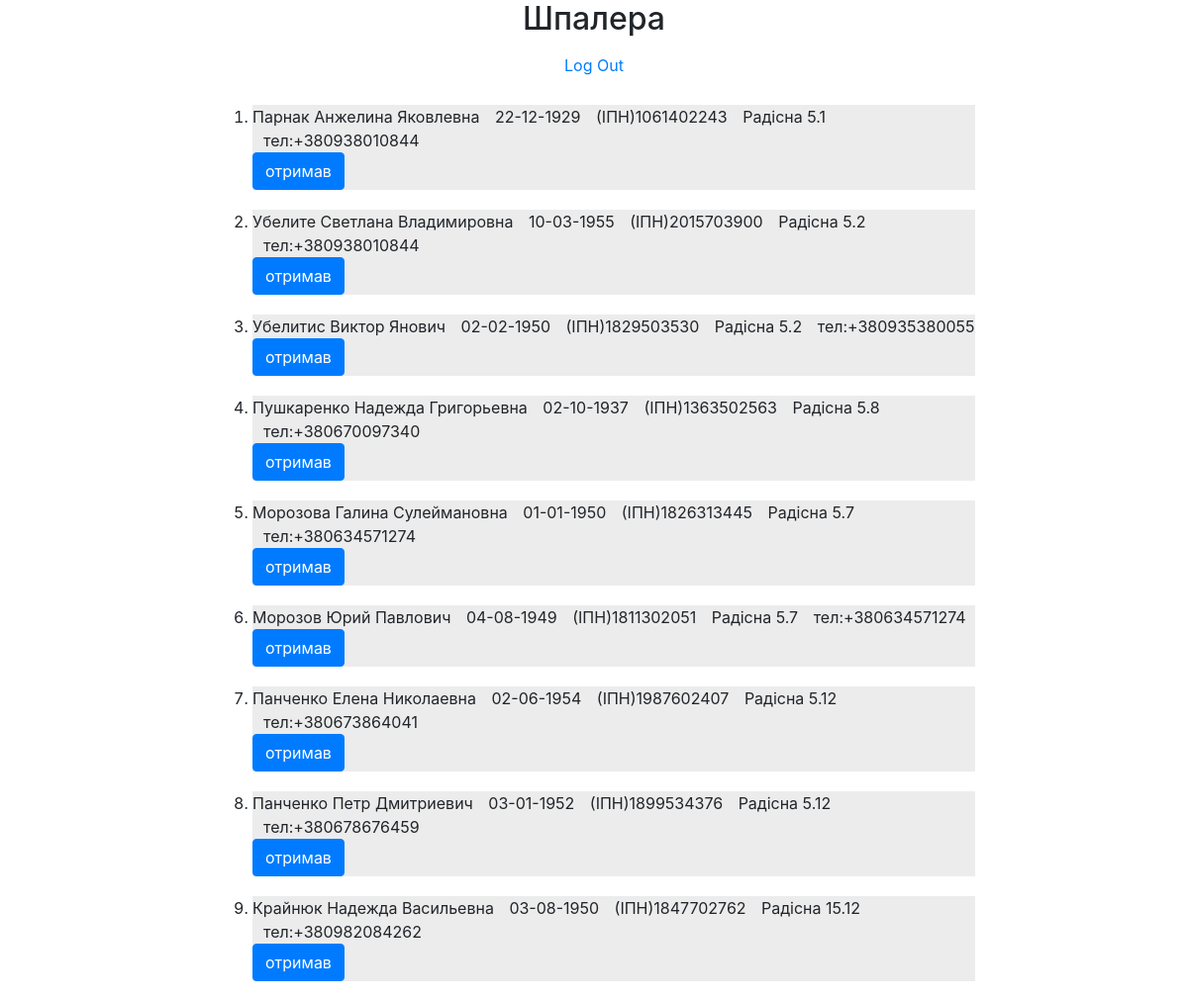
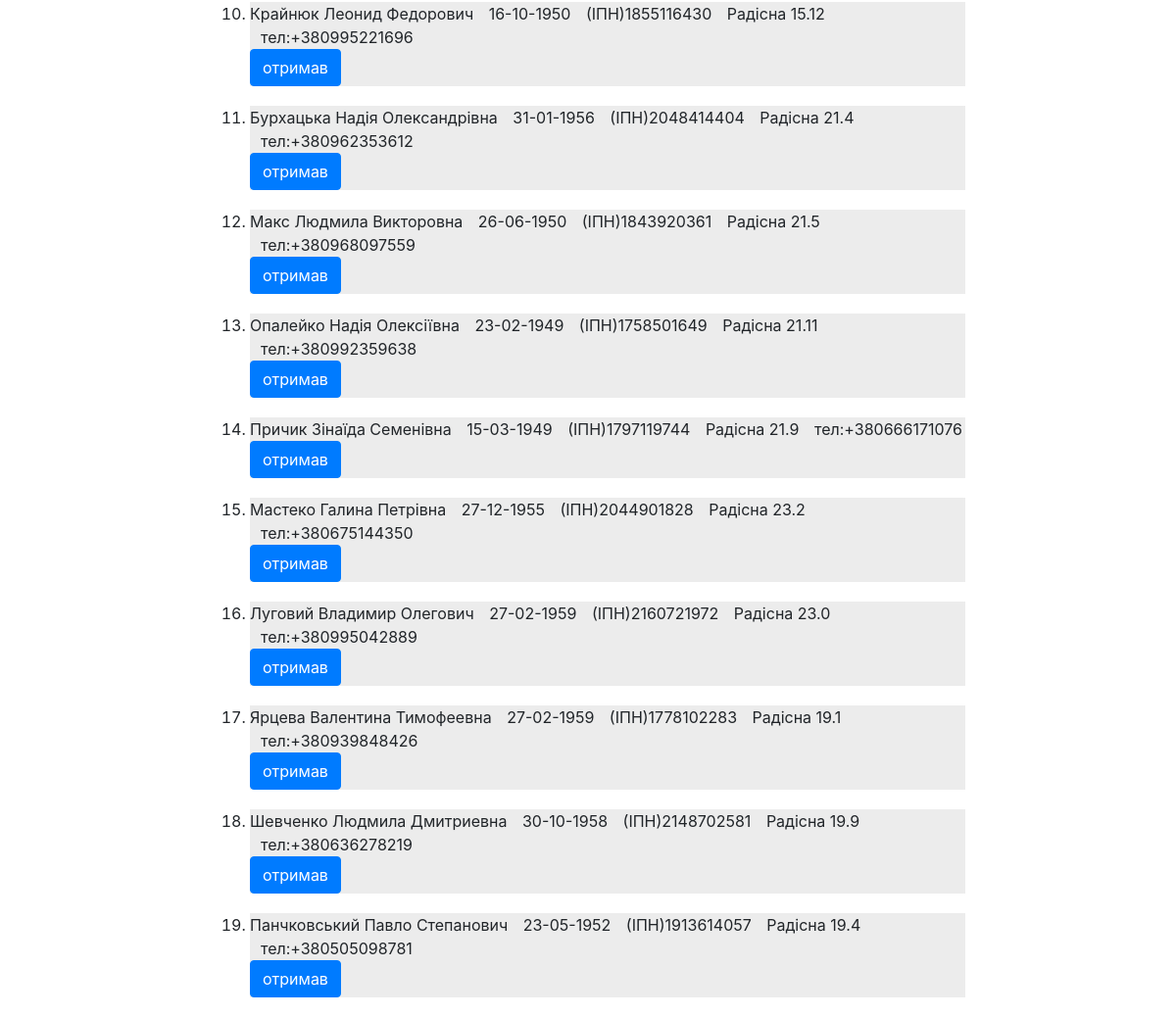
Screenshot of / (signed in) with the database file from the repository (2 pictures, top to bottom).
### radisna/models.py (models this page shows)
class User(AbstractUser):
    home = models.PositiveIntegerField()
    patronymic = models.CharField(max_length=24)
    apartment = models.PositiveIntegerField()
    phone = models.CharField(max_length=10)
    invalid = models.CharField(max_length=20, blank=True)
    pension = models.CharField(max_length=30, blank=True)
    many_children = models.CharField(max_length=20, blank=True)
    street = models.ForeignKey(Streets, on_delete=models.CASCADE, related_name="user_street")
    helps = models.ManyToManyField(Helps, blank=True, related_name="helpmy")
    date_birth = models.DateField(null=True, blank=True)
    home_index = models.CharField(max_length=1, blank=True, null=True,
                                  choices=[('а', "а"), ('б', "б"), ('в', "в"), ('г', "г")])
    apartment_index = models.CharField(max_length=1, blank=True, null=True,
                                       choices=[('а', "а"), ('б', "б"), ('в', "в"), ('г', "г")])

class Streets(models.Model):
    street = models.CharField(max_length=64)
    def __str__(self):
        return f"{self.street.title()} "

### radisna/views.py (the view)
# urls.py: path("", views.index, name="index"),
def index(request):
    if request.user.is_authenticated:
        if request.user.is_superuser:
            return render(request, "radisna/listing.html", {"users": User.objects.filter(helps__Check=True)})
        else:
            return HttpResponseRedirect(reverse("helpme"))
    else:
        if request.method == "POST":
            if request.POST["I_gree"]:
                return HttpResponseRedirect(reverse("register"))
        else:
            return render(request, "radisna/index.html")

### radisna/templates/radisna/listing.html (shortened to what this page needs)
{% extends "radisna/layout.html" %}
{% load static %}
{% block body %}
<main>
    <div class="container" style="max-width: 800px;">
        <h2>Шпалера</h2> <a class="nav-link" href="{% url 'logout' %}">Log Out</a>
         {%if not users %}
            <h5>Ще ніхто не заявив про допомогу</h5>
        {%else%}
        <ol style="text-align: left">
            {% for user in users%}
            <li style="background-color: rgba(192,192,192,0.3); margin: 20px 0px 20px 0px">{{user.last_name}} {{user.first_name}}
                {{user.patronymic}}
                <div class="tab">
                    <nobr>{{user.date_birth|date:"d-m-Y"}}</nobr>
                </div>
                <div class="tab">(ІПН){{user.username}}</div>
                <div class="tab">
                    <nobr>{{user.street}}{{user.home}}.{{user.apartment}}</nobr>
                </div>
                <div class="tab">тел:+38{{user.phone}}</div>
                <form action="{% url 'check' %}" method="post" >
                <input class="btn btn-primary" type="submit" value="отримав">
                </form>
            </li>
            {%endfor%}
        </ol>
 {%endif%}
            </div>
</main>
{% endblock %}

### radisna/static/radisna/css/styles.css (style rules this page uses)
div.tab { display: inline; margin-left: 11px; }

### rows the page displays
User: last_name "Парнак", first_name "Анжелина", patronymic "Яковлевна", date_birth "22-12-1929", username "1061402243", street "Радісна", home "5", apartment "1", phone "0938010844"
User: last_name "Убелите", first_name "Светлана", patronymic "Владимировна", date_birth "10-03-1955", username "2015703900", street "Радісна", home "5", apartment "2", phone "0938010844"
User: last_name "Убелитис", first_name "Виктор", patronymic "Янович", date_birth "02-02-1950", username "1829503530", street "Радісна", home "5", apartment "2", phone "0935380055"
User: last_name "Пушкаренко", first_name "Надежда", patronymic "Григорьевна", date_birth "02-10-1937", username "1363502563", street "Радісна", home "5", apartment "8", phone "0670097340"
User: last_name "Морозова", first_name "Галина", patronymic "Сулеймановна", date_birth "01-01-1950", username "1826313445", street "Радісна", home "5", apartment "7", phone "0634571274"
User: last_name "Морозов", first_name "Юрий", patronymic "Павлович", date_birth "04-08-1949", username "1811302051", street "Радісна", home "5", apartment "7", phone "0634571274"
User: last_name "Панченко", first_name "Елена", patronymic "Николаевна", date_birth "02-06-1954", username "1987602407", street "Радісна", home "5", apartment "12", phone "0673864041"
User: last_name "Панченко", first_name "Петр", patronymic "Дмитриевич", date_birth "03-01-1952", username "1899534376", street "Радісна", home "5", apartment "12", phone "0678676459"
User: last_name "Крайнюк", first_name "Надежда", patronymic "Васильевна", date_birth "03-08-1950", username "1847702762", street "Радісна", home "15", apartment "12", phone "0982084262"
User: last_name "Крайнюк", first_name "Леонид", patronymic "Федорович", date_birth "16-10-1950", username "1855116430", street "Радісна", home "15", apartment "12", phone "0995221696"
User: last_name "Бурхацька", first_name "Надія", patronymic "Олександрівна", date_birth "31-01-1956", username "2048414404", street "Радісна", home "21", apartment "4", phone "0962353612"
User: last_name "Макс", first_name "Людмила", patronymic "Викторовна", date_birth "26-06-1950", username "1843920361", street "Радісна", home "21", apartment "5", phone "0968097559"
User: last_name "Опалейко", first_name "Надія", patronymic "Олексіївна", date_birth "23-02-1949", username "1758501649", street "Радісна", home "21", apartment "11", phone "0992359638"
User: last_name "Причик", first_name "Зінаїда", patronymic "Семенівна", date_birth "15-03-1949", username "1797119744", street "Радісна", home "21", apartment "9", phone "0666171076"
User: last_name "Мастеко", first_name "Галина", patronymic "Петрівна", date_birth "27-12-1955", username "2044901828", street "Радісна", home "23", apartment "2", phone "0675144350"
User: last_name "Луговий", first_name "Владимир", patronymic "Олегович", date_birth "27-02-1959", username "2160721972", street "Радісна", home "23", apartment "0", phone "0995042889"
User: last_name "Ярцева", first_name "Валентина", patronymic "Тимофеевна", date_birth "27-02-1959", username "1778102283", street "Радісна", home "19", apartment "1", phone "0939848426"
User: last_name "Шевченко", first_name "Людмила", patronymic "Дмитриевна", date_birth "30-10-1958", username "2148702581", street "Радісна", home "19", apartment "9", phone "0636278219"
User: last_name "Панчковський", first_name "Павло", patronymic "Степанович", date_birth "23-05-1952", username "1913614057", street "Радісна", home "19", apartment "4", phone "0505098781"
